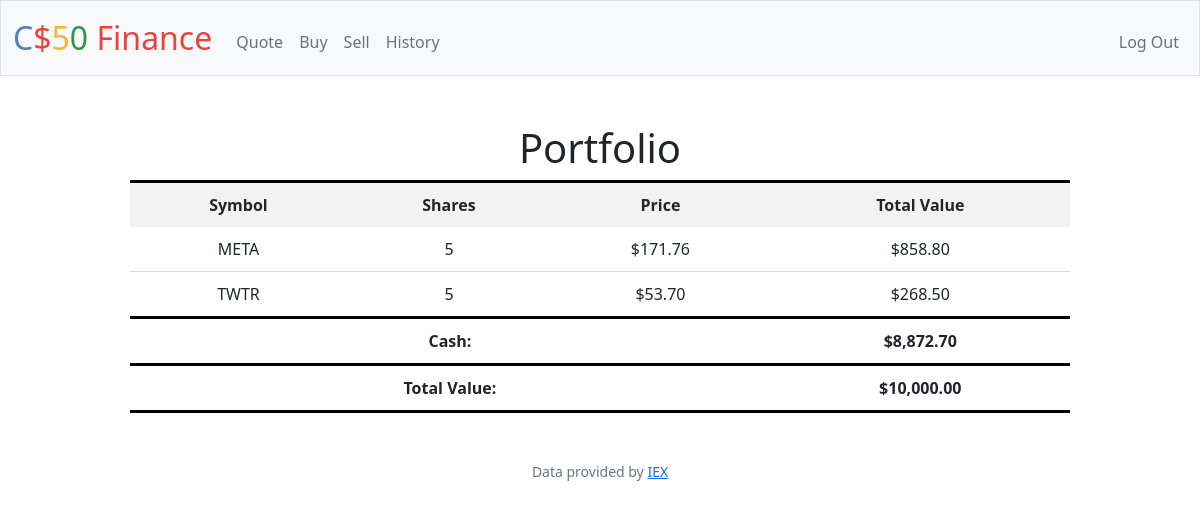
The app's page / (signed in), older data.
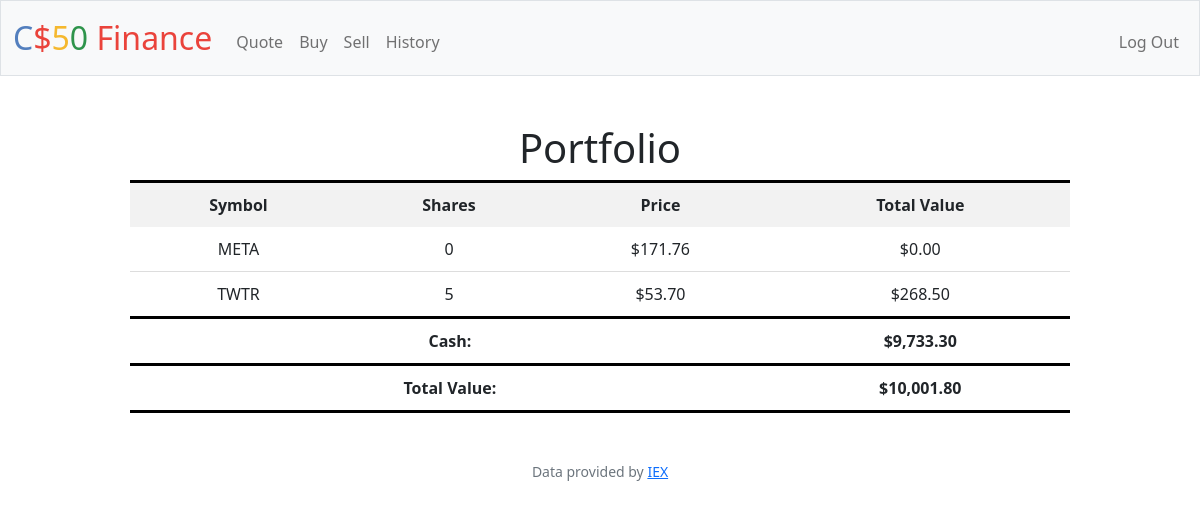
The same page, newer data.
### tables this page shows
CREATE TABLE 'transactions' ('id' INTEGER PRIMARY KEY AUTOINCREMENT NOT NULL, 'user_id' INTEGER, 'symbol' TEXT, 'shares' INTEGER, 'price' REAL, 'date' DATETIME);

CREATE TABLE users (id INTEGER PRIMARY KEY AUTOINCREMENT NOT NULL, username TEXT NOT NULL, hash TEXT NOT NULL, cash NUMERIC NOT NULL DEFAULT 10000.00);

### app.py (the view)
@app.route("/")
@login_required
def index():
    user_id = session["user_id"]
    stocks = db.execute("SELECT symbol, price, SUM(shares) AS shares FROM transactions WHERE user_id = ? GROUP BY symbol", user_id)
    cash = db.execute("SELECT cash FROM users WHERE id = ?", user_id)[0]["cash"]
    total = cash
    for stock in stocks:
        total += stock["price"] * stock["shares"]
    return render_template("index.html", stocks=stocks, cash=cash, usd=usd, total=total)

### app.py (called while the page is built)
@app.after_request
def after_request(response):
    response.headers["Cache-Control"] = "no-cache, no-store, must-revalidate"
    response.headers["Expires"] = 0
    response.headers["Pragma"] = "no-cache"
    return response

### helpers.py (called while the page is built)
def login_required(f):
    @wraps(f)
    def decorated_function(*args, **kwargs):
        if session.get("user_id") is None:
            return redirect("/login")
        return f(*args, **kwargs)
    return decorated_function

def usd(value):
    return f"${value:,.2f}"

### templates/index.html (shortened to what this page needs)
{% extends "layout.html" %}
{% block main %}
<div class="table-container">
    <table class="center">
        <thead>
            <h1><b1>Portfolio</b1></h1>
            <tr style="border-top: 3px solid black;">
                <th>Symbol</th>
                <th>Shares</th>
                <th>Price</th>
                <th>Total Value</th>
            </tr>
        </thead>
        <tbody>
            {% for stock in stocks %}
            <tr>
                <td>{{ stock["symbol"] }}</td>
                <td>{{ stock["shares"] }}</td>
                <td>{{ usd(stock["price"]) }}</td>
                <td>{{ usd(stock["shares"] * stock["price"]) }}</td>
            </tr>
            {% endfor %}
            <tr style="border-top: 3px solid black;">
                <td colspan="3"><b>Cash:</b></td>
                <td><b>{{ usd(cash) }}</b></td>
            </tr>
        </tbody>
        <tfoot>
            <tr class="total-value">
                <td colspan="3"><b>Total Value:</b></td>
                <td><b>{{ usd(total) }}</b></td>
            </tr>
        </tfoot>
    </table>
</div>
{% endblock %}

### templates/layout.html (shortened to what this page needs)
<!DOCTYPE html>
<html lang="en">
    <head>
        <link href="https://cdn.jsdelivr.net/npm/bootstrap@5.1.3/dist/css/bootstrap.min.css" rel="stylesheet">
        <link href="/static/styles.css" rel="stylesheet">
    </head>
    <body>
        <nav class="bg-light border navbar navbar-expand-md navbar-light">
            <div class="container-fluid">
                <a class="navbar-brand" href="/"><span class="blue">C</span><span class="red">$</span><span class="yellow">5</span><span class="green">0</span> <span class="red">Finance</span></a>
                <div class="collapse navbar-collapse" id="navbar">
                    {% if session["user_id"] %}
                        <ul class="navbar-nav me-auto mt-2">
                            <li class="nav-item"><a class="nav-link" href="/quote">Quote</a></li>
                            <li class="nav-item"><a class="nav-link" href="/buy">Buy</a></li>
                            <li class="nav-item"><a class="nav-link" href="/sell">Sell</a></li>
                            <li class="nav-item"><a class="nav-link" href="/history">History</a></li>
                        </ul>
                        <ul class="navbar-nav ms-auto mt-2">
                            <li class="nav-item"><a class="nav-link" href="/logout">Log Out</a></li>
                        </ul>
                    {% else %}
                        <ul class="navbar-nav ms-auto mt-2">
                            <li class="nav-item"><a class="nav-link" href="/register">Register</a></li>
                            <li class="nav-item"><a class="nav-link" href="/login">Log In</a></li>
                        </ul>
                    {% endif %}
                </div>
            </div>
        </nav>
        <main class="container-fluid py-5 text-center">
            {% block main %}{% endblock %}
        </main>
        <footer class="mb-5 small text-center text-muted">
            Data provided by <a href="https://iexcloud.io/">IEX</a>
        </footer>
    </body>
</html>

### static/styles.css (style rules this page uses)
nav .navbar-brand { font-size: xx-large; }
nav .navbar-brand .blue { color: #537fbe; }
nav .navbar-brand .red { color: #ea433b; }
nav .navbar-brand .yellow { color: #f5b82e; }
nav .navbar-brand .green { color: #2e944b; }
.table-container { margin: 0 auto; width: 80%; }
table { border-collapse: collapse; width: 100%; }
th, td { padding: 10px; text-align: center; }
th { background-color: #f2f2f2; font-weight: bold; }
td { border-bottom: 1px solid #ddd; }
tr.total-value { border-top: 3px solid black; border-bottom: 3px solid black; }

Row changes from the older to the newer data that the page shows:
computed for transactions "META": shares "5" → "0"; shares "$858.80" → "$0.00"
changed users: cash "$8,872.70" → "$9,733.30"
Text that changed along with them:
{{ usd(total) }}: "$10,000.00" → "$10,001.80"
